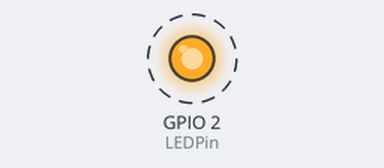
Bench run of a sketch on a simulated ESP32. Shown: output pins drawn as LEDs (lit = HIGH). Dashed ring = blinking. What the sketch prints to the serial monitor is not drawn.

Above: at 0.3 s.
Timing chart, 0 to 3.0 s (numbered marks = the images above):
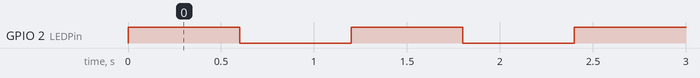

The sketch:

Blink-LED-SerialMonitor.ino
```cpp
/*
 * LED Blink mit Ausgabe auf dem Seriellen Monitor
 */
int LEDPin = 2;                       // ESP32 blue-LED
int warten = 600;

// Vorbereitungs- und Initialisierungsroutine
void setup() {
  // digital pin 2 als Ausgabe initialisieren
  pinMode(LEDPin, OUTPUT);
  // notw. f. korrekte Darstellung durch  Arduino-Serielle-Monitor
  Serial.begin (115200);
  Serial.println ("Start");
}

// die Schleife, die immer wieder durchlaufen wird
void loop() {
  digitalWrite(LEDPin, HIGH);        // schaltet die LED ein
  Serial.println ("LED ein");
  delay(warten);                     // etwas warten
  digitalWrite(LEDPin, LOW);         // schaltet die LED eiaus
  Serial.println ("LED aus");
  delay(warten);                     // etwas warten
}
```

Measured:
- by itself, GPIO 2 (LEDPin): alternates HIGH for 0.60 s and LOW for 0.60 s
